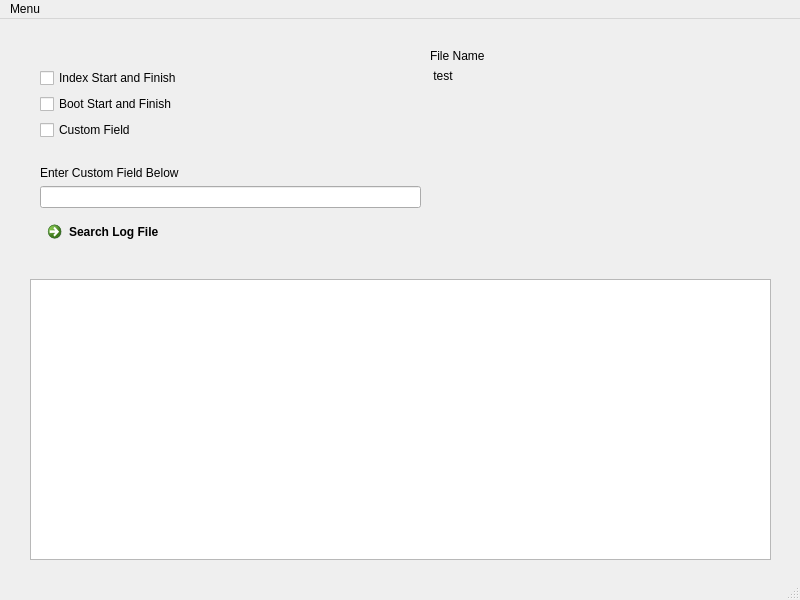
<?xml version="1.0" encoding="UTF-8"?>
<ui version="4.0">
 <class>MainWindow</class>
 <widget class="QMainWindow" name="MainWindow">
  <property name="geometry">
   <rect>
    <x>0</x>
    <y>0</y>
    <width>800</width>
    <height>600</height>
   </rect>
  </property>
  <property name="windowTitle">
   <string>MainWindow</string>
  </property>
  <widget class="QWidget" name="centralwidget">
   <widget class="QWidget" name="gridLayoutWidget">
    <property name="geometry">
     <rect>
      <x>40</x>
      <y>30</y>
      <width>381</width>
      <height>201</height>
     </rect>
    </property>
    <layout class="QGridLayout" name="gridLayout">
     <item row="2" column="0">
      <widget class="QCheckBox" name="checkBox_3">
       <property name="text">
        <string>Index Start and Finish</string>
       </property>
      </widget>
     </item>
     <item row="3" column="0">
      <widget class="QCheckBox" name="checkBox">
       <property name="text">
        <string>Boot Start and Finish</string>
       </property>
      </widget>
     </item>
     <item row="4" column="0">
      <widget class="QCheckBox" name="checkBox_2">
       <property name="text">
        <string>Custom Field</string>
       </property>
      </widget>
     </item>
     <item row="6" column="0">
      <widget class="QLabel" name="label">
       <property name="text">
        <string>Enter Custom Field Below</string>
       </property>
      </widget>
     </item>
     <item row="7" column="0">
      <widget class="QLineEdit" name="lineEdit"/>
     </item>
     <item row="5" column="0">
      <spacer name="verticalSpacer">
       <property name="orientation">
        <enum>Qt::Vertical</enum>
       </property>
       <property name="sizeHint" stdset="0">
        <size>
         <width>20</width>
         <height>40</height>
        </size>
       </property>
      </spacer>
     </item>
     <item row="1" column="0">
      <spacer name="verticalSpacer_2">
       <property name="orientation">
        <enum>Qt::Vertical</enum>
       </property>
       <property name="sizeHint" stdset="0">
        <size>
         <width>20</width>
         <height>40</height>
        </size>
       </property>
      </spacer>
     </item>
     <item row="8" column="0">
      <widget class="QCommandLinkButton" name="commandLinkButton">
       <property name="text">
        <string>Search Log File</string>
       </property>
      </widget>
     </item>
    </layout>
   </widget>
   <widget class="QWidget" name="verticalLayoutWidget">
    <property name="geometry">
     <rect>
      <x>430</x>
      <y>30</y>
      <width>301</width>
      <height>141</height>
     </rect>
    </property>
    <layout class="QVBoxLayout" name="verticalLayout">
     <item>
      <widget class="QLabel" name="label_2">
       <property name="text">
        <string>File Name</string>
       </property>
      </widget>
     </item>
     <item>
      <widget class="QLabel" name="label_3">
       <property name="text">
        <string> test</string>
       </property>
      </widget>
     </item>
     <item>
      <spacer name="verticalSpacer_3">
       <property name="orientation">
        <enum>Qt::Vertical</enum>
       </property>
       <property name="sizeHint" stdset="0">
        <size>
         <width>20</width>
         <height>40</height>
        </size>
       </property>
      </spacer>
     </item>
    </layout>
   </widget>
   <widget class="QListWidget" name="listWidget">
    <property name="geometry">
     <rect>
      <x>30</x>
      <y>260</y>
      <width>741</width>
      <height>281</height>
     </rect>
    </property>
   </widget>
  </widget>
  <widget class="QMenuBar" name="menubar">
   <property name="geometry">
    <rect>
     <x>0</x>
     <y>0</y>
     <width>800</width>
     <height>21</height>
    </rect>
   </property>
   <widget class="QMenu" name="menuMenu">
    <property name="title">
     <string>Menu</string>
    </property>
    <addaction name="actionOpen_File"/>
   </widget>
   <addaction name="menuMenu"/>
  </widget>
  <widget class="QStatusBar" name="statusbar"/>
  <action name="actionOpen_File">
   <property name="text">
    <string>Open File</string>
   </property>
  </action>
 </widget>
 <resources/>
 <connections/>
</ui>
